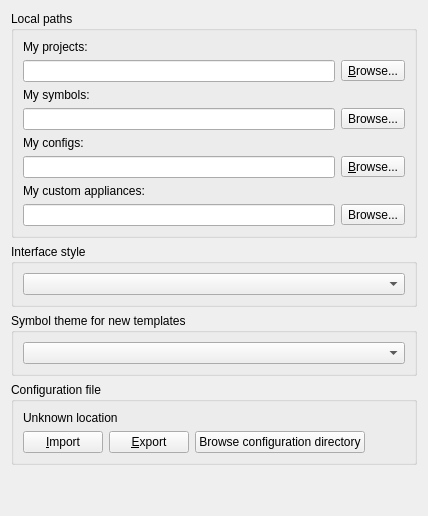
     <widget class="QWidget" name="uiGeneralTab">
      <attribute name="title">
       <string>General</string>
      </attribute>
      <layout class="QVBoxLayout" name="verticalLayout_4">
       <item>
        <widget class="QGroupBox" name="uiLocalPathsGroupBox">
         <property name="title">
          <string>Local paths</string>
         </property>
         <layout class="QGridLayout" name="gridLayout_4">
          <item row="0" column="0">
           <widget class="QLabel" name="uiProjectsPathLabel">
            <property name="text">
             <string>My projects:</string>
            </property>
           </widget>
          </item>
          <item row="1" column="0">
           <widget class="QLineEdit" name="uiProjectsPathLineEdit">
            <property name="toolTip">
             <string>Directory where your GNS3 projects are stored</string>
            </property>
           </widget>
          </item>
          <item row="1" column="1">
           <widget class="QToolButton" name="uiProjectsPathToolButton">
            <property name="text">
             <string>&amp;Browse...</string>
            </property>
            <property name="toolButtonStyle">
             <enum>Qt::ToolButtonTextOnly</enum>
            </property>
           </widget>
          </item>
          <item row="2" column="0">
           <widget class="QLabel" name="label">
            <property name="text">
             <string>My symbols:</string>
            </property>
           </widget>
          </item>
          <item row="3" column="0">
           <widget class="QLineEdit" name="uiSymbolsPathLineEdit"/>
          </item>
          <item row="3" column="1">
           <widget class="QToolButton" name="uiSymbolsPathToolButton">
            <property name="text">
             <string>Browse...</string>
            </property>
           </widget>
          </item>
          <item row="4" column="0">
           <widget class="QLabel" name="uiConfigsPathLabel">
            <property name="text">
             <string>My configs:</string>
            </property>
           </widget>
          </item>
          <item row="5" column="0">
           <widget class="QLineEdit" name="uiConfigsPathLineEdit">
            <property name="toolTip">
             <string>Directory where your binary images (e.g. IOS) are stored</string>
            </property>
           </widget>
          </item>
          <item row="5" column="1">
           <widget class="QToolButton" name="uiConfigsPathToolButton">
            <property name="text">
             <string>&amp;Browse...</string>
            </property>
            <property name="toolButtonStyle">
             <enum>Qt::ToolButtonTextOnly</enum>
            </property>
           </widget>
          </item>
          <item row="6" column="0" colspan="2">
           <widget class="QLabel" name="label_3">
            <property name="text">
             <string>My custom appliances:</string>
            </property>
           </widget>
          </item>
          <item row="7" column="0">
           <widget class="QLineEdit" name="uiAppliancesPathLineEdit"/>
          </item>
          <item row="7" column="1">
           <widget class="QToolButton" name="uiAppliancesPathToolButton">
            <property name="text">
             <string>Browse...</string>
            </property>
           </widget>
          </item>
         </layout>
        </widget>
       </item>
       <item>
        <widget class="QGroupBox" name="uiStyleGroupBox">
         <property name="title">
          <string>Interface style</string>
         </property>
         <layout class="QHBoxLayout" name="horizontalLayout_11">
          <item>
           <widget class="QComboBox" name="uiStyleComboBox"/>
          </item>
         </layout>
        </widget>
       </item>
       <item>
        <widget class="QGroupBox" name="uiSymbolThemeGroupBox">
         <property name="title">
          <string>Symbol theme for new templates</string>
         </property>
         <layout class="QHBoxLayout" name="horizontalLayout_15">
          <item>
           <widget class="QComboBox" name="uiSymbolThemeComboBox">
            <property name="toolTip">
             <string>Symbol theme support only works when adding a new template using the recommended method in the template wizard.</string>
            </property>
           </widget>
          </item>
         </layout>
        </widget>
       </item>
       <item>
        <widget class="QGroupBox" name="uiConfigurationFileGroupBox">
         <property name="title">
          <string>Configuration file</string>
         </property>
         <layout class="QGridLayout" name="gridLayout">
          <item row="1" column="0">
           <layout class="QHBoxLayout" name="horizontalLayout">
            <item>
             <widget class="QPushButton" name="uiImportConfigurationFilePushButton">
              <property name="text">
               <string>&amp;Import</string>
              </property>
             </widget>
            </item>
            <item>
             <widget class="QPushButton" name="uiExportConfigurationFilePushButton">
              <property name="text">
               <string>&amp;Export</string>
              </property>
             </widget>
            </item>
            <item>
             <widget class="QPushButton" name="uiBrowseConfigurationPushButton">
              <property name="text">
               <string>Browse configuration directory</string>
              </property>
             </widget>
            </item>
            <item>
             <spacer name="horizontalSpacer">
              <property name="orientation">
               <enum>Qt::Horizontal</enum>
              </property>
              <property name="sizeHint" stdset="0">
               <size>
                <width>40</width>
                <height>20</height>
               </size>
              </property>
             </spacer>
            </item>
           </layout>
          </item>
          <item row="0" column="0">
           <widget class="QLabel" name="uiConfigurationFileLabel">
            <property name="text">
             <string>Unknown location</string>
            </property>
           </widget>
          </item>
         </layout>
        </widget>
       </item>
       <item>
        <spacer name="verticalSpacer_8">
         <property name="orientation">
          <enum>Qt::Vertical</enum>
         </property>
         <property name="sizeHint" stdset="0">
          <size>
           <width>20</width>
           <height>40</height>
          </size>
         </property>
        </spacer>
       </item>
      </layout>
     </widget>
